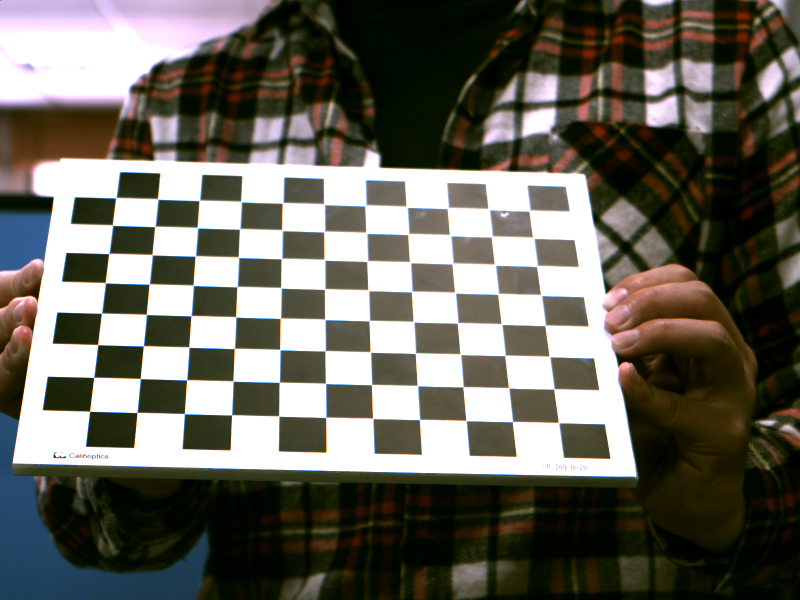
#> input picture Homework/Python/OpenCv_Hw1_Python/OriginalPerspective.png, 1600 x 1200 px (shown at 1/2 size)
$ python test3.py
#> lines starting #> are read from the running program, lines starting #| are printed output that depends on the picture
from scipy import signal
import cv2
import numpy as np
import matplotlib.pyplot as plt


img = cv2.imread('OriginalPerspective.png')
#> img is the input picture: shape (1200, 1600, 3); mean B, G, R 92.2, 101.8, 103.8
rows,cols,ch = img.shape
#> rows = 1200; cols = 1600; ch = 3
pts1 = np.float32([[200,350],[1200,400],[1300,900],[0,950]])
pts2 = np.float32([[20,20],[450,20],[450,450],[20,450]])
M = cv2.getPerspectiveTransform(pts1,pts2)
dst = cv2.warpPerspective(img,M,(300,300))
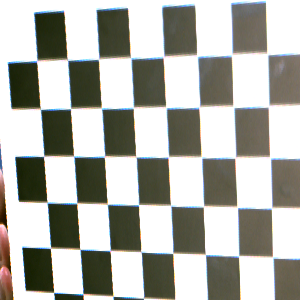
#> dst: shape (300, 300, 3); mean B, G, R 167.4, 174.4, 173.9
plt.subplot(121),plt.imshow(img),plt.title('Input')
plt.subplot(122),plt.imshow(dst),plt.title('Output')
plt.show()
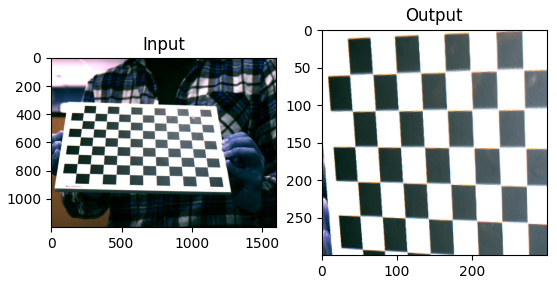
#> figure drawn by matplotlib, 2 panels; B, G, R data is drawn as R, G, B

$ run again, with Homework/Python/OpenCv_Hw1_Python/color.png copied over Homework/Python/OpenCv_Hw1_Python/OriginalPerspective.png
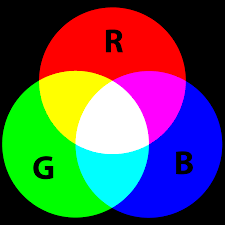
#> input picture Homework/Python/OpenCv_Hw1_Python/color.png, 225 x 225 px
#> img is the input picture: shape (225, 225, 3); mean B, G, R 83.9, 84, 84
#> dst: shape (300, 300, 3); every value is 0
#> `plt.show()`:
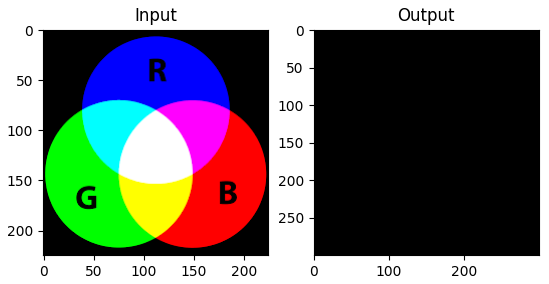
#> figure drawn by matplotlib, 2 panels; B, G, R data is drawn as R, G, B
